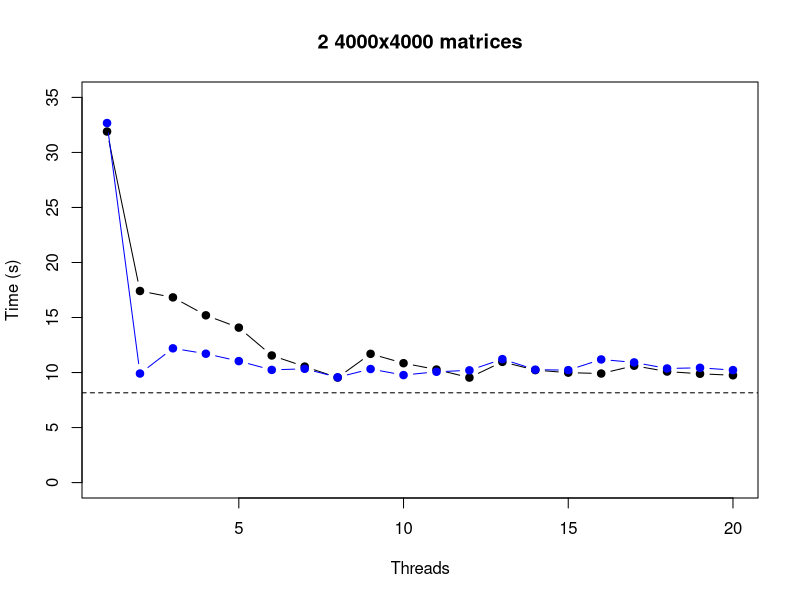
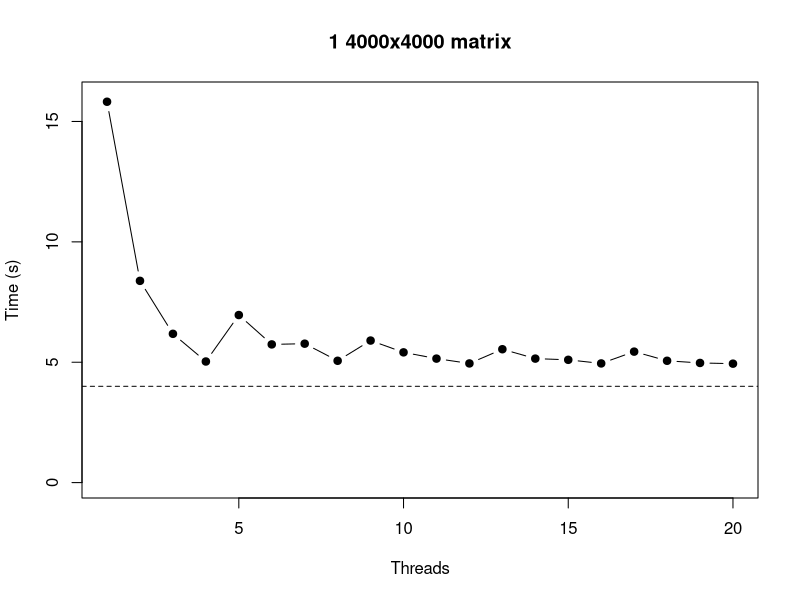

Generate these figures, in order, with R:
threads14 <-
  data.frame( cbind( seq(1,20,), read.table("threads-w=1-t=4.dat") ) )
names( threads14 ) <- c("n","time","memory")

threads24 <-
  data.frame( cbind( seq(1,20,), read.table("threads-w=2-t=4.dat") ) )
names( threads24 ) <- c("n","time","memory")

threads26 <-
  data.frame( cbind( seq(1,20,), read.table("threads-w=2-t=6.dat") ) )
names( threads26 ) <- c("n","time","memory")

pdf( "time-netlevel.pdf", width=5, height=5 )
plot(threads24$n, threads24$time, type="b", pch=19,
     xlab="Threads", ylim=c(0,35),
     ylab="Time (s)", main="2 4000x4000 matrices" )
lines(threads26$n, threads26$time, col="blue", type="b", pch=19 )
abline( h=8.16, lty=2 )
dev.off()

pdf( "time-matlevel.pdf", width=5, height=5 )
plot(threads14$n, threads14$time, type="b", pch=19,
     xlab="Threads", ylim=c(0,16),
     ylab="Time (s)", main="1 4000x4000 matrix" )
abline( h=4, lty=2 )
dev.off()
